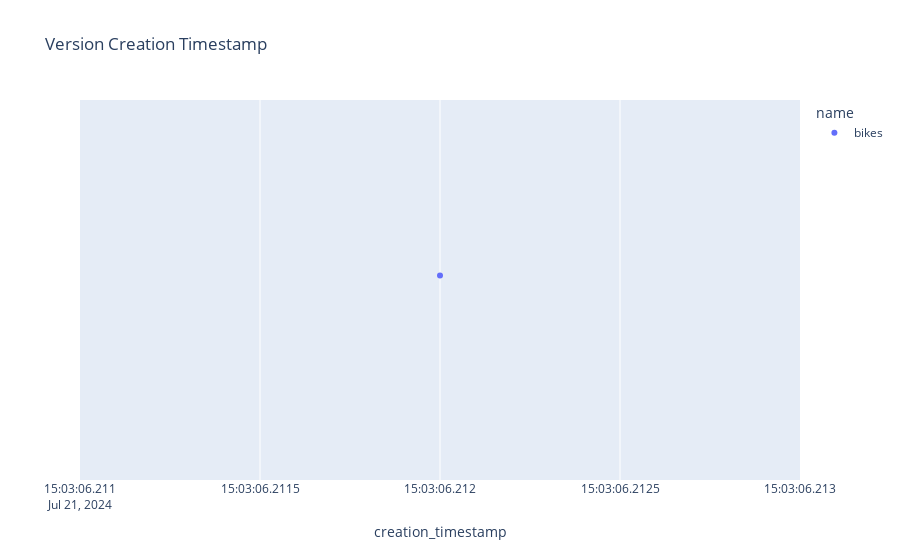

Notebook code for this chart:
### Code cell
px.strip(
    versions,
    x="creation_timestamp",
    color="name",
    hover_name="name",
    hover_data=versions.columns,
    title="Version Creation Timestamp",
)

### Figure 1 — Plotly figure (JSON) as saved in the notebook; plotly's stock layout.template omitted (floating-point values rounded to 4 significant figures)
{"data": [{"alignmentgroup": "True", "boxpoints": "all", "customdata": [["Champion", "None", "", "2024-07-21T15:03:06.212000", "bikes", "47302e957d8542198a281aad07b2413b", "", "file:///home/fmind/mlops-python-package/mlruns/598443335336095652/47302e957d8542198a281aad07b2413b/artifacts/model", "READY", "", {}, "", "1"]], "fillcolor": "rgba(255,255,255,0)", "hoveron": "points", "hovertemplate": "<b>%{hovertext}</b><br><br>name=%{customdata[4]}<br>creation_timestamp=%{x}<br>aliases=%{customdata[0]}<br>current_stage=%{customdata[1]}<br>description=%{customdata[2]}<br>last_updated_timestamp=%{customdata[3]}<br>run_id=%{customdata[5]}<br>run_link=%{customdata[6]}<br>source=%{customdata[7]}<br>status=%{customdata[8]}<br>status_message=%{customdata[9]}<br>tags=%{customdata[10]}<br>user_id=%{customdata[11]}<br>version=%{customdata[12]}<extra></extra>", "hovertext": ["bikes"], "legendgroup": "bikes", "line": {"color": "rgba(255,255,255,0)"}, "marker": {"color": "#636efa"}, "name": "bikes", "offsetgroup": "bikes", "orientation": "h", "pointpos": 0, "showlegend": true, "type": "box", "x": ["2024-07-21T15:03:06.212000"], "x0": " ", "xaxis": "x", "y0": " ", "yaxis": "y"}], "layout": {"boxmode": "group", "legend": {"title": {"text": "name"}, "tracegroupgap": 0}, "title": {"text": "Version Creation Timestamp"}, "xaxis": {"anchor": "y", "domain": [0, 1], "title": {"text": "creation_timestamp"}}, "yaxis": {"anchor": "x", "domain": [0, 1]}}}
